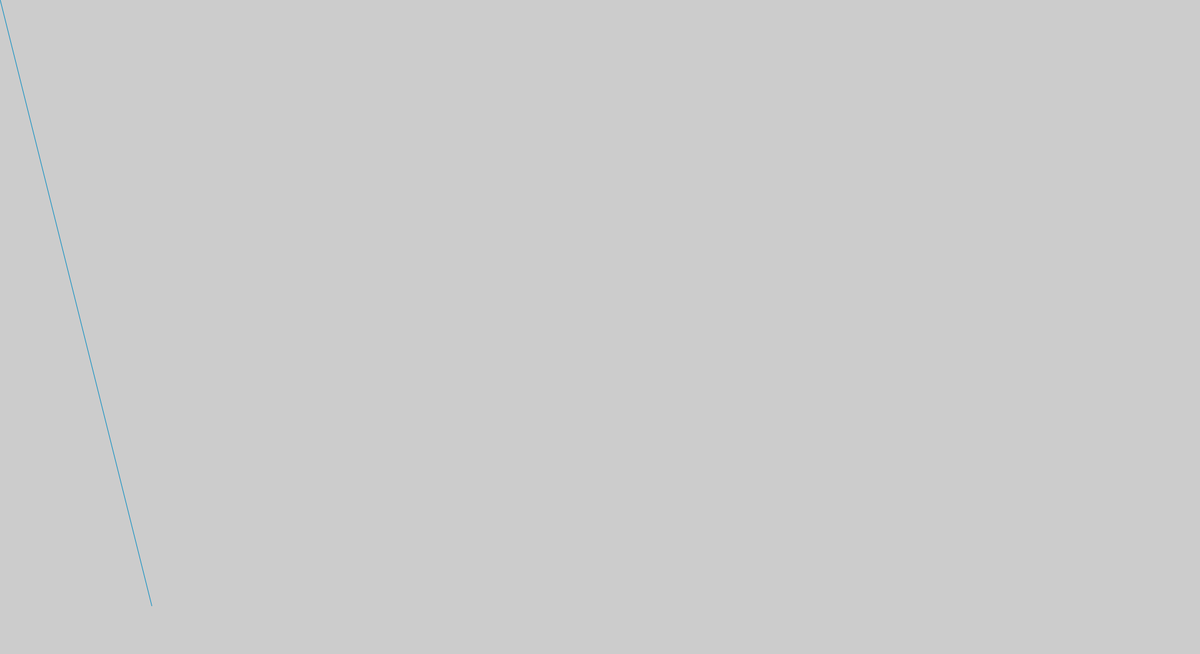
Frame 1 (no input)
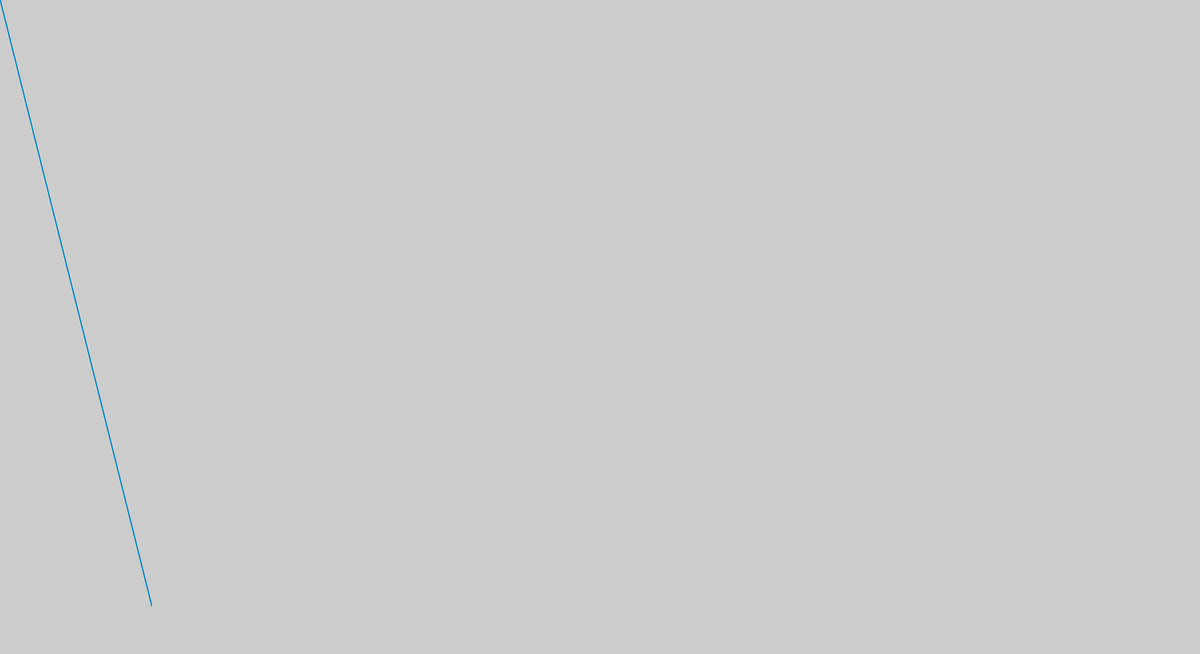
Frame 60 (the mouse pressed at the canvas centre just before this capture)
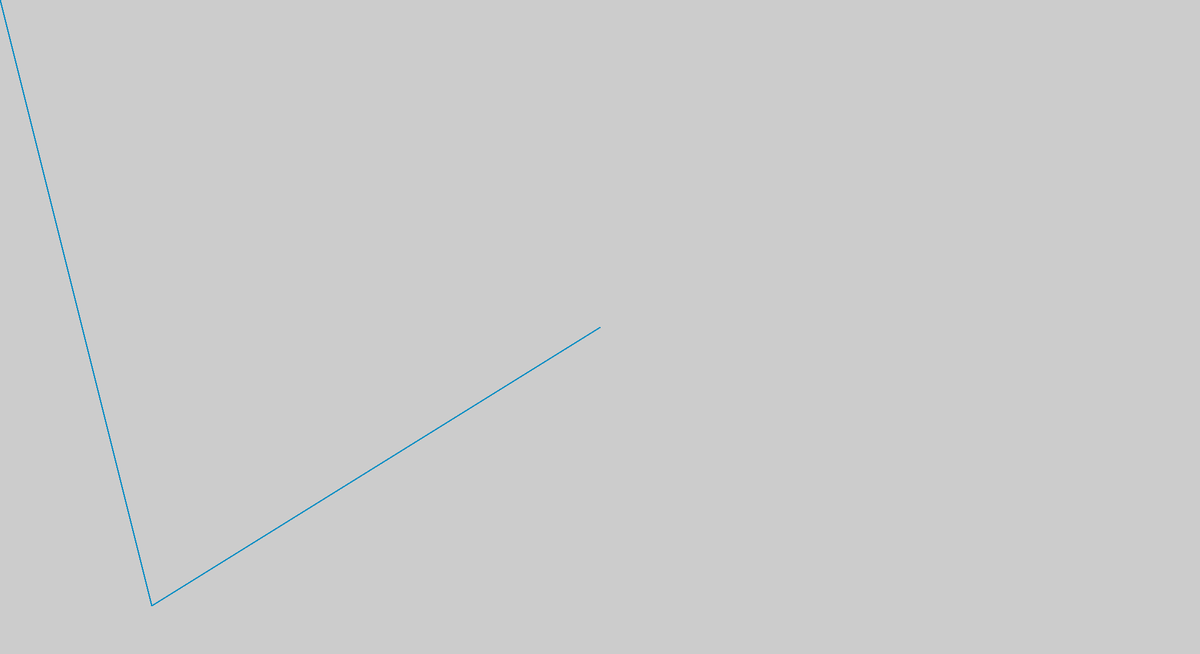
Frame 120 (the mouse held since frame 60 and released just before this capture)

The Processing sketch that drew these frames (run headless with seeded random() and noise(); from frame 60 on, the mouse is pressed at the canvas centre):

// Processing sketch: lines_js
// ── lines_js.pde
    void setup() {
       size(1980, 1080);
       stroke(#008bc2);
     } 

     void draw() {
       line(250, 1000, mouseX, mouseY);
     }
     
     void mousePressed() {
       background(192, 64, 0);
     }
